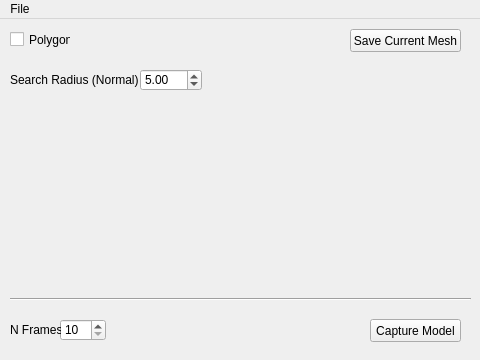
<?xml version="1.0" encoding="UTF-8"?>
<ui version="4.0">
 <class>ThreeDGUI</class>
 <widget class="QMainWindow" name="ThreeDGUI">
  <property name="geometry">
   <rect>
    <x>0</x>
    <y>0</y>
    <width>480</width>
    <height>360</height>
   </rect>
  </property>
  <property name="windowTitle">
   <string>ThreeDGUI</string>
  </property>
  <widget class="QWidget" name="centralWidget">
   <widget class="QCheckBox" name="_3d_check_box_polygon">
    <property name="geometry">
     <rect>
      <x>10</x>
      <y>10</y>
      <width>61</width>
      <height>21</height>
     </rect>
    </property>
    <property name="text">
     <string>Polygon</string>
    </property>
   </widget>
   <widget class="QPushButton" name="_3d_push_button_save">
    <property name="geometry">
     <rect>
      <x>350</x>
      <y>10</y>
      <width>111</width>
      <height>23</height>
     </rect>
    </property>
    <property name="text">
     <string>Save Current Mesh</string>
    </property>
   </widget>
   <widget class="QPushButton" name="_3d_push_button_capture">
    <property name="geometry">
     <rect>
      <x>370</x>
      <y>300</y>
      <width>91</width>
      <height>23</height>
     </rect>
    </property>
    <property name="text">
     <string>Capture Model</string>
    </property>
   </widget>
   <widget class="QSpinBox" name="_3d_spin_box_nframes">
    <property name="geometry">
     <rect>
      <x>60</x>
      <y>300</y>
      <width>46</width>
      <height>22</height>
     </rect>
    </property>
    <property name="minimum">
     <number>10</number>
    </property>
   </widget>
   <widget class="QLabel" name="label">
    <property name="geometry">
     <rect>
      <x>10</x>
      <y>300</y>
      <width>51</width>
      <height>21</height>
     </rect>
    </property>
    <property name="text">
     <string>N Frames</string>
    </property>
   </widget>
   <widget class="Line" name="line">
    <property name="geometry">
     <rect>
      <x>10</x>
      <y>270</y>
      <width>461</width>
      <height>20</height>
     </rect>
    </property>
    <property name="orientation">
     <enum>Qt::Horizontal</enum>
    </property>
   </widget>
   <widget class="QLabel" name="label_2">
    <property name="geometry">
     <rect>
      <x>10</x>
      <y>50</y>
      <width>131</width>
      <height>21</height>
     </rect>
    </property>
    <property name="text">
     <string>Search Radius (Normal)</string>
    </property>
   </widget>
   <widget class="QDoubleSpinBox" name="_3d_double_spin_box_normal">
    <property name="geometry">
     <rect>
      <x>140</x>
      <y>50</y>
      <width>62</width>
      <height>22</height>
     </rect>
    </property>
    <property name="singleStep">
     <double>0.100000000000000</double>
    </property>
    <property name="value">
     <double>5.000000000000000</double>
    </property>
   </widget>
  </widget>
  <widget class="QMenuBar" name="menuBar">
   <property name="geometry">
    <rect>
     <x>0</x>
     <y>0</y>
     <width>480</width>
     <height>18</height>
    </rect>
   </property>
   <widget class="QMenu" name="menuFile">
    <property name="title">
     <string>File</string>
    </property>
    <addaction name="_action_close"/>
   </widget>
   <addaction name="menuFile"/>
  </widget>
  <action name="_action_close">
   <property name="text">
    <string>Close</string>
   </property>
  </action>
  <action name="_action_save">
   <property name="text">
    <string>Save</string>
   </property>
  </action>
  <action name="_action_load">
   <property name="text">
    <string>Load</string>
   </property>
  </action>
 </widget>
 <layoutdefault spacing="6" margin="11"/>
 <resources>
  <include location="Speculum.qrc"/>
 </resources>
 <connections/>
</ui>
